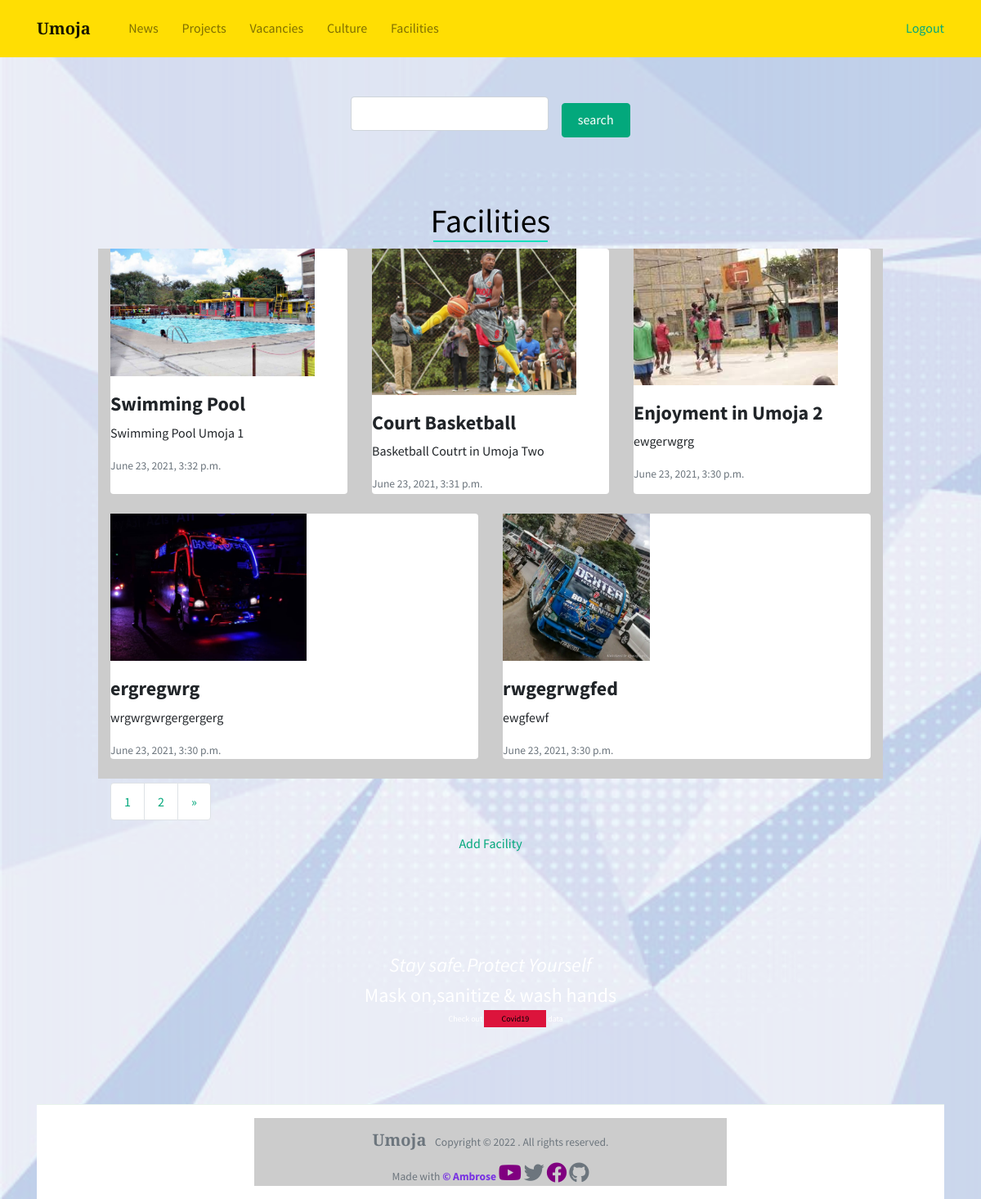
Screenshot of /facilities/ (signed in) with the database file from the repository.
### facilities/models.py (models this page shows, shortened)
class Facilities(models.Model):
    name = models.CharField(max_length=50)
    img = models.ImageField(upload_to="images")
    description = models.CharField(max_length=100)
    body = RichTextUploadingField(max_length=2000)
    slug = models.SlugField(blank=True, null=True)
    date_created = models.DateTimeField(auto_now_add=True, null=True, blank=True)
    class Meta:
        ordering: ['-date_created']

### facilities/views.py (the view)
# urls.py: path('', FacilitiesListView, name='facilities_home'),
def FacilitiesListView(request):
    projects = Facilities.objects.all().order_by('-date_created')
    myFilter = FacilitiesFilter(request.GET, queryset=projects)
    projects = myFilter.qs
    page = request.GET.get('page')
    paginator = Paginator(projects, 5)
    try:
        projects = paginator.page(page)
    except PageNotAnInteger:
        projects = paginator.page('1')
    except EmptyPage:
        projects = paginator.page(paginator.num_page)
    context = {
        'projects':projects,
        'myFilter':myFilter,
    }
    return render(request, 'facilities/facilities_list.html', context)

### facilities/templates/facilities/facilities_list.html (shortened to what this page needs)
{% extends "index.html" %}
{% block content %}
{% load static %}
{% load crispy_forms_tags %}
<section class="main-container">
    <div class="mt-5">
        <form method="get">
            {{ myFilter.form|crispy }}
            <input type="submit" class="btn btn-primary ml-3" value="search">
        </form>
    </div>
<div class="container pt-4 pb-4">
    <h1 class="row-link">Facilities</h1>
	<div class="row">
        {% for update in projects %}
		<div class="col">
			<div class="card border-0 mb-4 box-shadow h-xl-300 pl-0">
                <div class="img-doc">
                    <img class="img-fluid" height="200"  src="{{ update.img.url }}" />
                </div>
				<div class="card-body px-0 pb-0 d-flex flex-column align-items-start">
					<h2 class="h4 font-weight-bold">
					<a class="text-dark" href="{% url 'facilities:facilities_detail' slug=update.slug %}">{{ update.name|truncatechars:20  }}</a>
					</h2>
					<p class="card-text">
                        {{ update.description|truncatechars:30  }}
                    </p>
					<div>
						<small class="d-block"><a class="text-muted" href="">{{ update.date_created }}</a></small>
					</div>
				</div>
			</div>
		</div>
        {% endfor %}
	</div>
    <div style="margin-top: 5px;">
        {% if projects.has_other_pages %}
        <ul class="pagination">
            {% for i in projects.paginator.page_range %}
            {% if updates.number == i %}
            <li class="page-item"><a class="active page-link">{{ i }}</a> </li>
            {% else %}
            <li class="page-item"><a href="?page={{ i }}" class="page-link">{{ i }}</a> </li>
            {% endif %}
            {% endfor %}
            {% if projects.has_next %}
            <li class="page-item"><a href="?page={{ projects.next_page_number }}" class="page-link">&raquo;</a></li>
            {% endif %}
        </ul>
        {% endif %}
    </div>
    {% if request.user.is_superuser %}
    <a href="{% url 'updates:news_create' %}">Add Facility</a>
    {% endif %}
</div>
<div class="cov-container" style="margin-top: 3%;">
    <div class="covid-container">
        <h4><i>Stay safe.Protect Yourself</i></h4>
        <h4>Mask on,sanitize & wash hands</h4>
        <h6>Check out <a href="{% url 'covid:dashboard' %}" class="covid-butt">Covid19</a> data</h6>
    </div>
</div>
</section>
{% endblock %}

### static/css/main.css (style rules this page uses)
*, *::before, *::after { border-sizing: border-box; }
:root { --f-primary: 'SourceSansPro' --f-secondary: 'SourceCodePro' --fw-reg: 300 --fw-bold: 900 --clr-light: #fff; --clr-dark: #303030; --clr-accent: #16e0bd; --fs-h1: 3rem; --fs-h2: 2.25rem; --fs-h3: 1.25rem; --fs-body: 1rem; }
@media (min-width: 800px) { :root { --fs-h1: 4.5rem; --fs-h2: 3.75rem; --fs-h3: 1.5rem; --fs-body: 1.125rem; } }
body { color: var(--clr-dark); margin: 0; font-family: var(--f-primary); font-size: var(--fs-body) line-height: 1.6rem; }
img { display: block; max-width: 100%; }
.row-link { margin-top:5%; color: black; text-align: center; }
.row-link::after { content: ''; width: 15%; height: 2px; background: var(--clr-accent); display: block; margin: auto; }
.main-container { width:80%; margin: auto; text-align: center; margin-top: 3%; }
.row { margin-top: 5%; display: grid; grid-template-columns:repeat(auto-fit, minmax(300px ,1fr)) ; text-align: center; background: #ccc; }
h6 { color:#fff; }

### facilities/templates/facilities/facilities_list.html (style rules this page uses)
.post-review h6, p { text-align:left; }
form { display: flex; justify-content: center; align-items: center; }
.img-doc, .img-doc img { max-height: 180px; max-width: 250px; object-fit: cover; }

### rows the page displays
Facilities: img (picture), name "Swimming Pool", description "Swimming Pool Umoja 1", date_created "June 23, 2021, 3:32 p.m."
Facilities: img (picture), name "Court Basketball", description "Basketball Coutrt in Umoja Two", date_created "June 23, 2021, 3:31 p.m."
Facilities: img (picture), name "Enjoyment in Umoja 2", description "ewgerwgrg", date_created "June 23, 2021, 3:30 p.m."
Facilities: img (picture), name "ergregwrg", description "wrgwrgwrgergergerg", date_created "June 23, 2021, 3:30 p.m."
Facilities: img (picture), name "rwgegrwgfed", description "ewgfewf", date_created "June 23, 2021, 3:30 p.m."

### other values shown
{{ i }} "1" "2"
